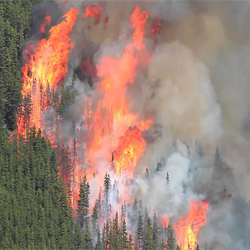
%> input picture Deep Learning Denoising/noise.jpg, 250 x 250 px
$ octave noise.m   (GNU Octave 9; MATLAB toolbox functions it lacks are replaced by stand-ins)
%> lines starting %> are read from the running program, lines starting %| are printed output that depends on the picture
% Noise
clear;
% Loading
im=imread("noise.jpg");
%> im is the input picture: size 250x250x3 uint8; mean R, G, B 155.6, 130.9, 119.6
% im=rgb2gray(im);
% Adding noise
gauss= imnoise(im,'gaussian',0,0.05);
salt = imnoise(im,'salt & pepper',0.1);
% Median filter
r=gauss(:,:,1);g=gauss(:,:,2);b=gauss(:,:,3);
%> after `r=gauss(:,:,1)`:
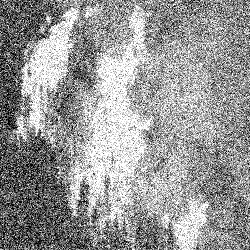
%> r: size 250x250 uint8; min 0, max 255, mean 151.8
%> after `g=gauss(:,:,2)`:
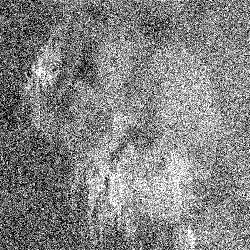
%> g: size 250x250 uint8; min 0, max 255, mean 130.8
%> after `b=gauss(:,:,3)`:
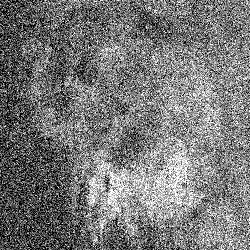
%> b: size 250x250 uint8; min 0, max 255, mean 119.9
r2=salt(:,:,1);g2=salt(:,:,2);b2=salt(:,:,3);
%
filt=[3 3];
gaussmed1=medfilt2(r,filt);
gaussmed2=medfilt2(g,filt);
gaussmed3=medfilt2(b,filt);
gaussmed = cat(3, gaussmed1, gaussmed2, gaussmed3);
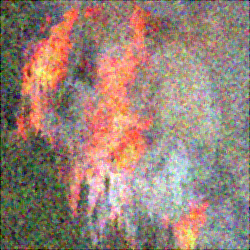
%> gaussmed: size 250x250x3 uint8; mean R, G, B 153.6, 130.5, 118.8
%
saltmed1=medfilt2(r2,filt);
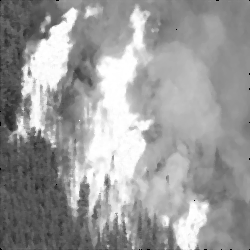
%> saltmed1: size 250x250 uint8; min 0, max 255, mean 155.5
saltmed2=medfilt2(g2,filt);
saltmed3=medfilt2(b2,filt);
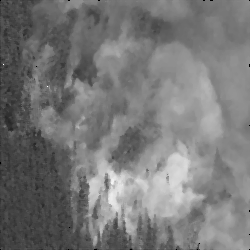
%> saltmed3: size 250x250 uint8; min 0, max 255, mean 119.5
saltmed = cat(3, saltmed1, saltmed2, saltmed3);
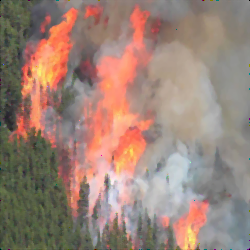
%> saltmed: size 250x250x3 uint8; mean R, G, B 155.5, 130.8, 119.5
% DnCNN filter
%> (the run ends here)

$ run again, with Deep Learning Denoising/cc.jpg copied over Deep Learning Denoising/noise.jpg
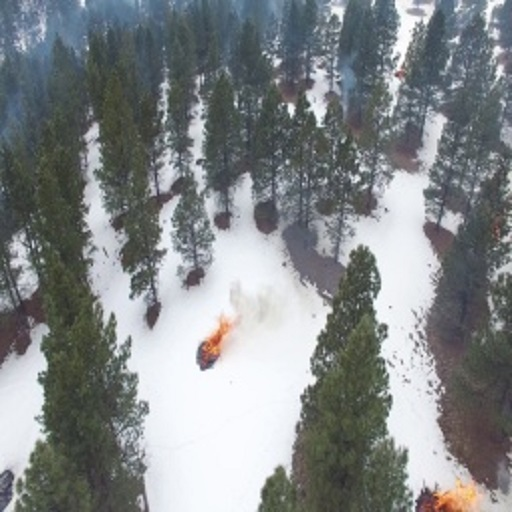
%> input picture Deep Learning Denoising/cc.jpg, 512 x 512 px
%> im is the input picture: size 512x512x3 uint8; mean R, G, B 130.8, 135, 136.6
%> `gaussmed = cat(3, gaussmed1, gaussmed2, gaussmed3);`:
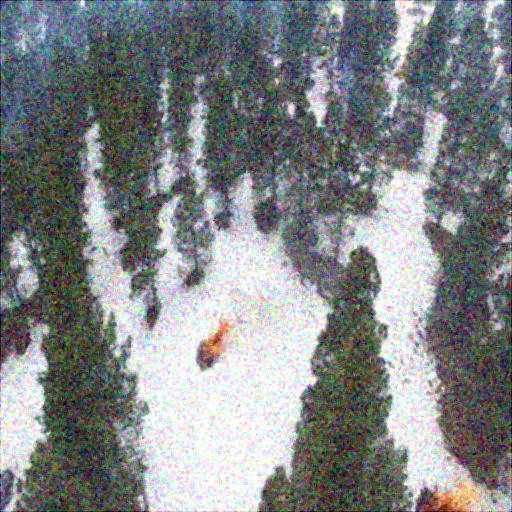
%> gaussmed: size 512x512x3 uint8; mean R, G, B 129.6, 133.9, 135.1
%> `saltmed3=medfilt2(b2,filt);`:
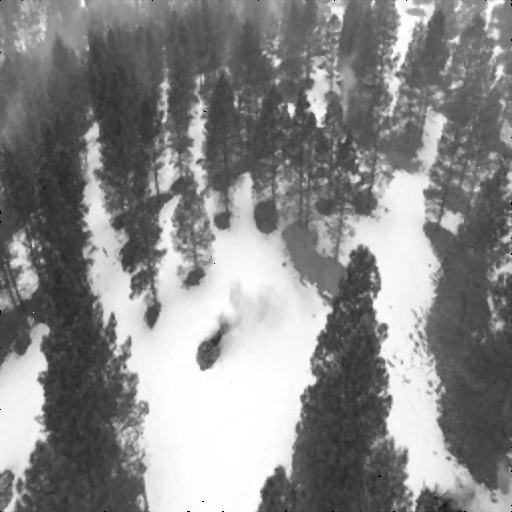
%> saltmed3: size 512x512 uint8; min 0, max 255, mean 136.4

$ run again, with Deep Learning Denoising/t.jpg copied over Deep Learning Denoising/noise.jpg
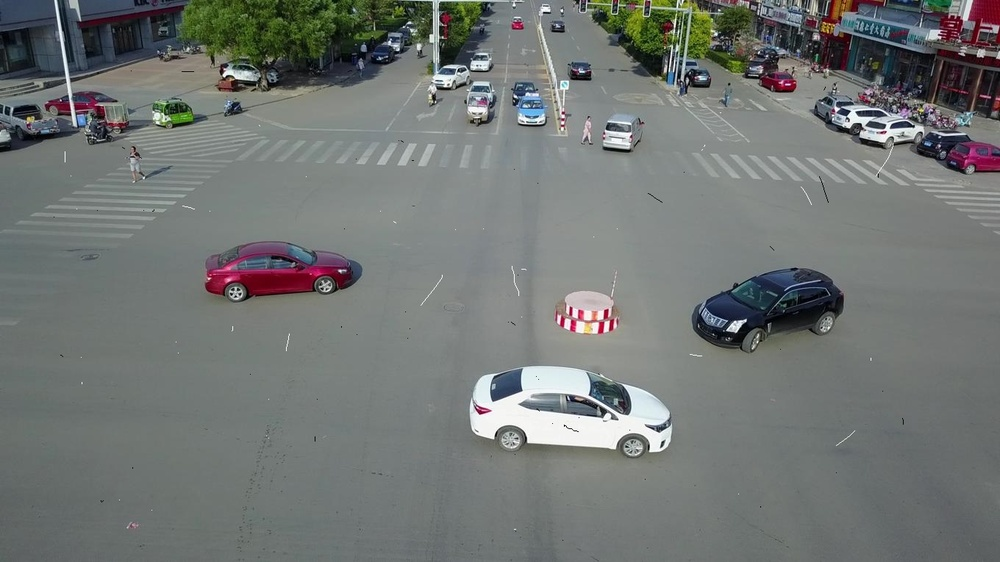
%> input picture Deep Learning Denoising/t.jpg, 1000 x 562 px, shrunk from 1360 x 765 before the run
%> im is the input picture: size 562x1000x3 uint8; mean R, G, B 113.6, 117.6, 115.7
%> `gaussmed = cat(3, gaussmed1, gaussmed2, gaussmed3);`:
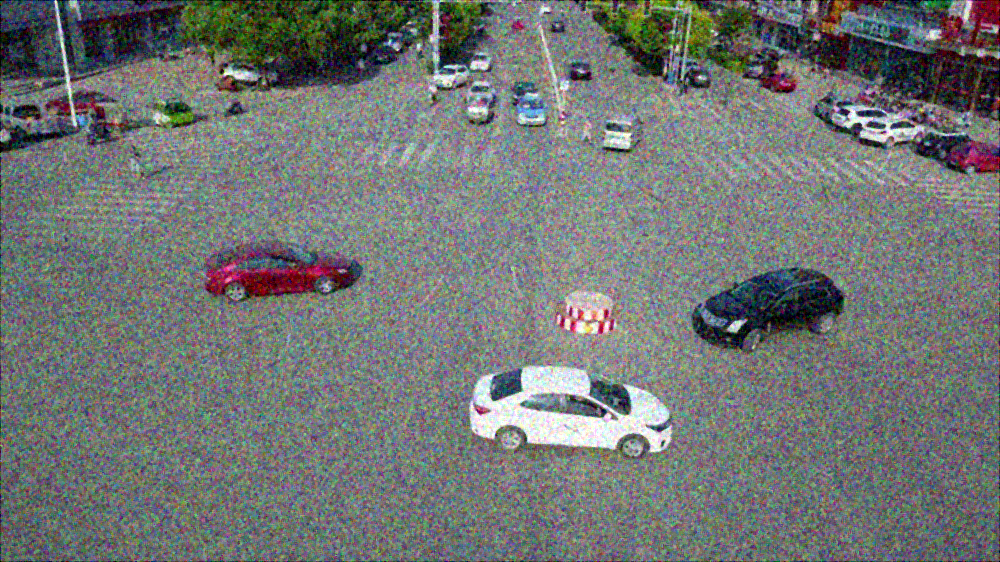
%> gaussmed: size 562x1000x3 uint8; mean R, G, B 113.4, 117.3, 115.5
%> `saltmed3=medfilt2(b2,filt);`:
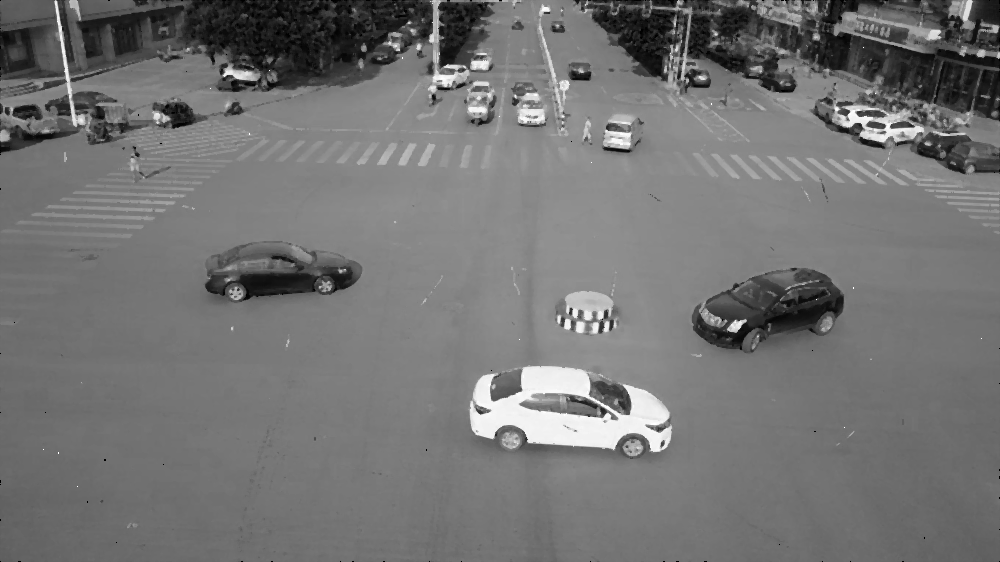
%> saltmed3: size 562x1000 uint8; min 0, max 255, mean 115.5; mean of the top-left, top-right, bottom-left and bottom-right quarters 107.1, 116.1, 117, 121.9

$ run again, with Deep Learning Denoising/w.JPG copied over Deep Learning Denoising/noise.jpg
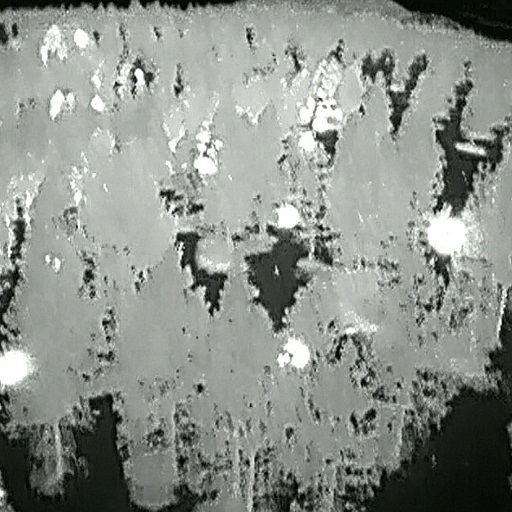
%> input picture Deep Learning Denoising/w.JPG, 512 x 512 px
%> im is the input picture: size 512x512x3 uint8; mean R, G, B 139.6, 144.5, 138.5
%> `saltmed = cat(3, saltmed1, saltmed2, saltmed3);`:
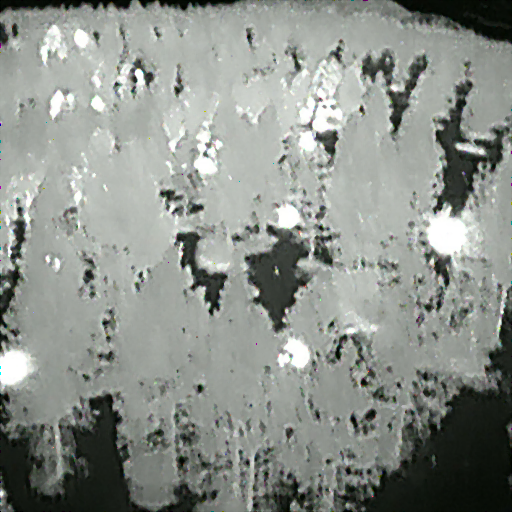
%> saltmed: size 512x512x3 uint8; mean R, G, B 139.6, 144.5, 138.5; mean of the top-left, top-right, bottom-left and bottom-right quarters 172.5, 154.8, 124.3, 111.8
